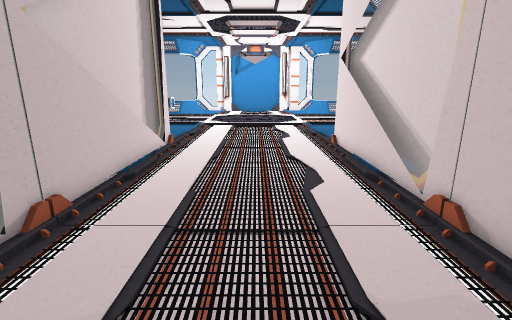
[1] (above)

16 first-person views from a walk through a Unity game level. The camera is 1.3 m above the floor, tilts 14° down and sees 85° across. The floor is counted in squares, 0.5 m on a side. Each view is taken from the middle of a square. On the plan, view 1 faces up. The plan holds only what a view shows up to about 19 squares ahead; the rest is blank. The place goes on beyond the plan. Some animated figures are not drawn.

[2]
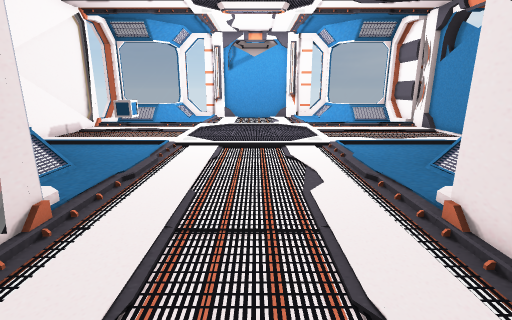

[3]
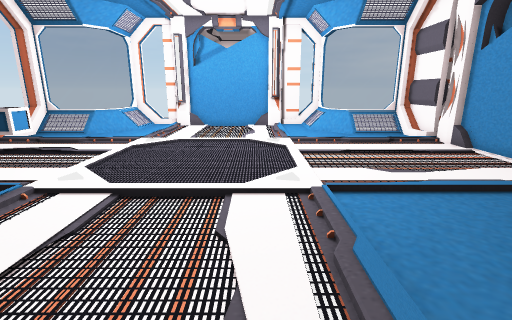

[4]
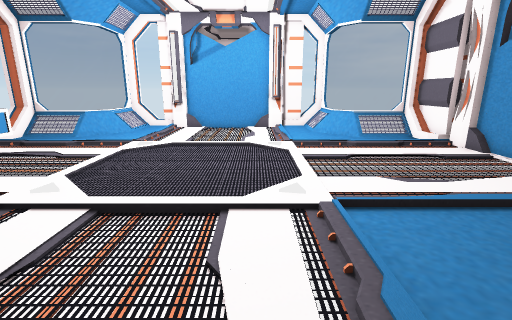

[5]
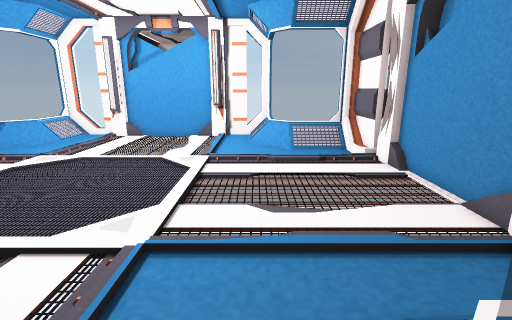

[6]
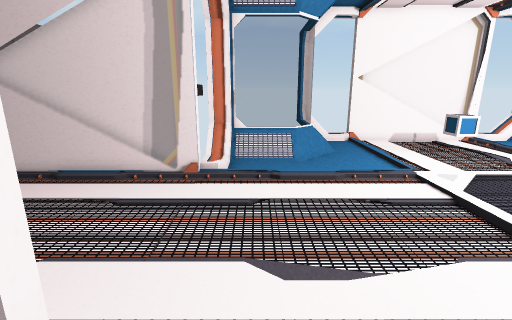

[7]
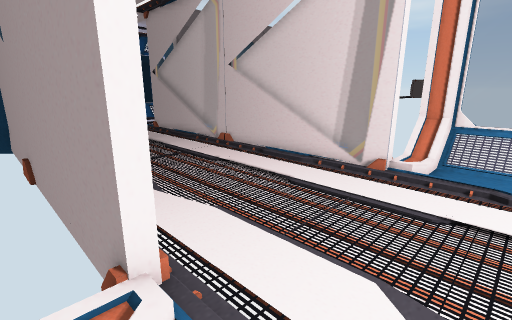

[8]
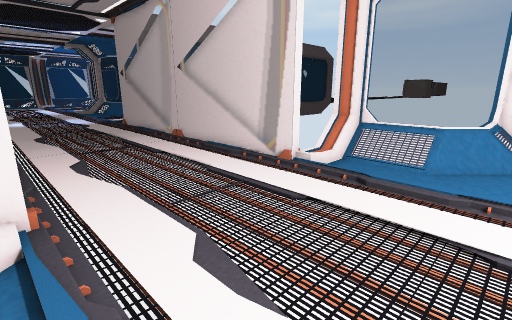

[9]
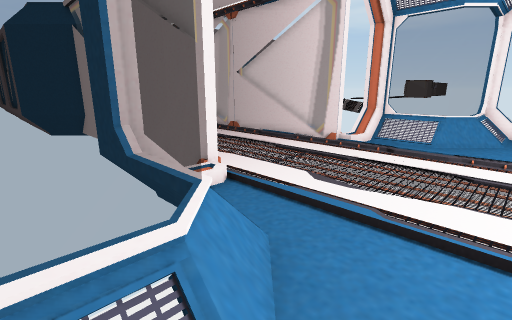

[10]
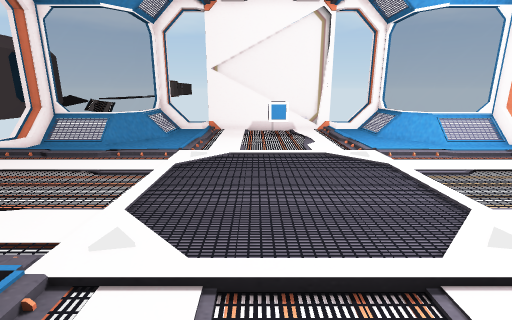

[11]
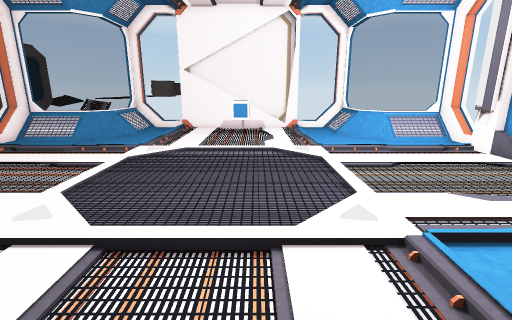

[12]
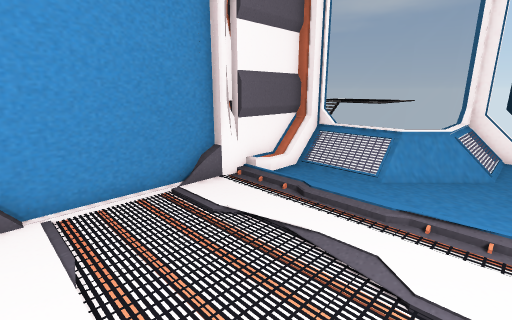

[13]
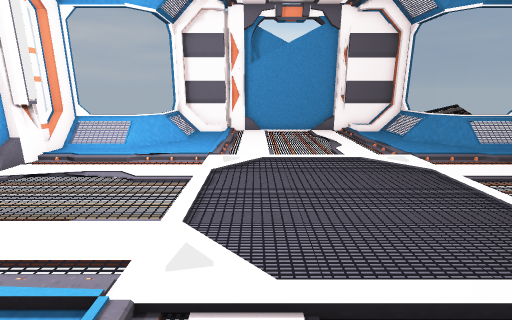

[14]
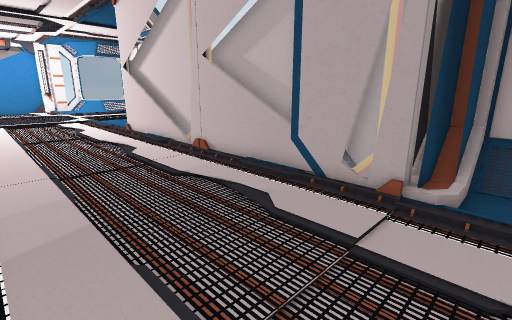

[15]
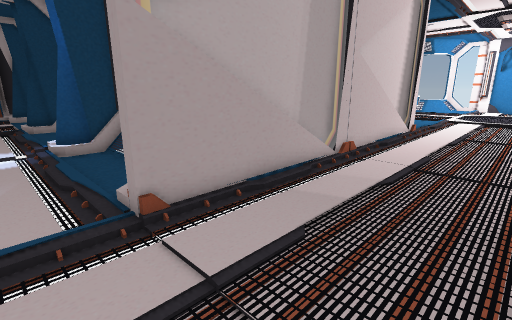

[16]
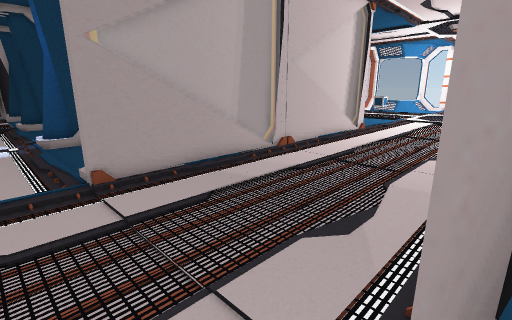

### Floor plan
Key: @ floor where view 1 was taken; # wall or solid block; x gap in a wall; . main floor; : floor 0.25 m higher than the main floor; / step, stairs or slope; = window, fence, low wall or low ledge; O other object.
Columns run from 17 left of view 1 to 13 right of it. Each row starts with its distance up from view 1.
 35           =/.#O.. ..##./=
 34           =/.:........./=
 33          #=/.:........./=
 32      #=====..:..........#===##
 31       ////...:...........///##
 30       /......:..............##O
 29      x/......:..............##O
 28      =..............:........O
 27      =.......................OO
 26      =.......................OO
 25      =...O...................O
 24      =.......................O
 23      #.......................O
 22      #..............:........#
 21      x:::::::........:::::::##
 20       /......:..............##
 19       ////...:...........///#
 18      #====#..:..........====#
 17         #==/.:........./###
 16          #=/.:........./=
 15           =/.:........./=
 14          ##//:.......//##
 13           #  #.......# ##
 12              =.......#
 11              =.......#
 10              =.......=
  9              =.......=
  8              =.......#
  7              #.......=
  6              #.......=
  5              #.......#
  4              =.......#
  3              =.......#
  2              =.......=
  1              =.......=
  0              =...@...#
 -1      #//     #.......##
 -2      #.....  #.......##
 -3 .... #...... #.......##
 -4 .... ................:###
 -5      ................../=

Positions as (right, up) in squares from view 1, and headings:
1: (0, 0), facing up
2: (0, 8), facing up
3: (2, 14), facing up
4: (2, 15), facing up
5: (6, 16), facing up
6: (6, 15), facing left
7: (5, 16), facing down-left
8: (4, 19), facing down-left
9: (9, 20), facing down-left
10: (7, 24), facing left
11: (8, 26), facing left
12: (5, 27), facing down-right
13: (-7, 27), facing right
14: (-3, -5), facing up-right
15: (1, -5), facing up-left
16: (4, -5), facing up-left
